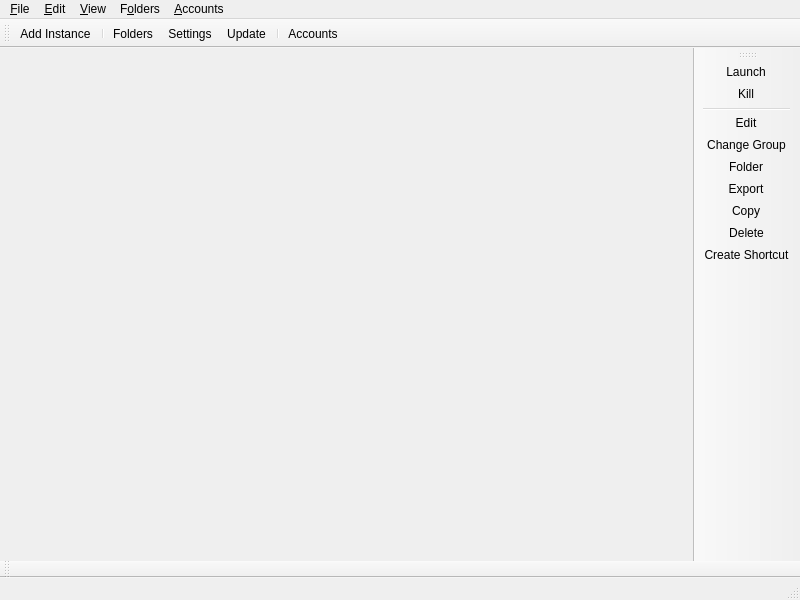
<?xml version="1.0" encoding="UTF-8"?>
<ui version="4.0">
 <class>MainWindow</class>
 <widget class="QMainWindow" name="MainWindow">
  <property name="geometry">
   <rect>
    <x>0</x>
    <y>0</y>
    <width>800</width>
    <height>600</height>
   </rect>
  </property>
  <widget class="QWidget" name="centralWidget">
   <layout class="QHBoxLayout" name="horizontalLayout">
    <property name="spacing">
     <number>0</number>
    </property>
    <property name="leftMargin">
     <number>0</number>
    </property>
    <property name="topMargin">
     <number>0</number>
    </property>
    <property name="rightMargin">
     <number>0</number>
    </property>
    <property name="bottomMargin">
     <number>0</number>
    </property>
   </layout>
  </widget>
  <widget class="QStatusBar" name="statusBar"/>
  <widget class="QToolBar" name="mainToolBar">
   <property name="windowTitle">
    <string>Main Toolbar</string>
   </property>
   <property name="allowedAreas">
    <set>Qt::BottomToolBarArea|Qt::TopToolBarArea</set>
   </property>
   <property name="toolButtonStyle">
    <enum>Qt::ToolButtonTextBesideIcon</enum>
   </property>
   <property name="floatable">
    <bool>false</bool>
   </property>
   <attribute name="toolBarArea">
    <enum>TopToolBarArea</enum>
   </attribute>
   <attribute name="toolBarBreak">
    <bool>false</bool>
   </attribute>
   <addaction name="actionAddInstance"/>
   <addaction name="separator"/>
   <addaction name="actionFoldersButton"/>
   <addaction name="actionSettings"/>
   <addaction name="actionCheckUpdate"/>
   <addaction name="separator"/>
   <addaction name="actionAccountsButton"/>
  </widget>
  <widget class="QToolBar" name="newsToolBar">
   <property name="windowTitle">
    <string>News Toolbar</string>
   </property>
   <property name="allowedAreas">
    <set>Qt::BottomToolBarArea|Qt::TopToolBarArea</set>
   </property>
   <property name="iconSize">
    <size>
     <width>16</width>
     <height>16</height>
    </size>
   </property>
   <property name="toolButtonStyle">
    <enum>Qt::ToolButtonTextBesideIcon</enum>
   </property>
   <property name="floatable">
    <bool>false</bool>
   </property>
   <attribute name="toolBarArea">
    <enum>BottomToolBarArea</enum>
   </attribute>
   <attribute name="toolBarBreak">
    <bool>false</bool>
   </attribute>
  </widget>
  <widget class="WideBar" name="instanceToolBar">
   <property name="windowTitle">
    <string>Instance Toolbar</string>
   </property>
   <property name="allowedAreas">
    <set>Qt::LeftToolBarArea|Qt::RightToolBarArea</set>
   </property>
   <property name="iconSize">
    <size>
     <width>16</width>
     <height>16</height>
    </size>
   </property>
   <property name="toolButtonStyle">
    <enum>Qt::ToolButtonTextBesideIcon</enum>
   </property>
   <property name="floatable">
    <bool>false</bool>
   </property>
   <property name="useDefaultAction" stdset="0">
    <bool>true</bool>
   </property>
   <attribute name="toolBarArea">
    <enum>RightToolBarArea</enum>
   </attribute>
   <attribute name="toolBarBreak">
    <bool>false</bool>
   </attribute>
   <addaction name="actionLaunchInstance"/>
   <addaction name="actionKillInstance"/>
   <addaction name="separator"/>
   <addaction name="actionEditInstance"/>
   <addaction name="actionChangeInstGroup"/>
   <addaction name="actionViewSelectedInstFolder"/>
   <addaction name="actionExportInstance"/>
   <addaction name="actionCopyInstance"/>
   <addaction name="actionDeleteInstance"/>
   <addaction name="actionCreateInstanceShortcut"/>
  </widget>
  <widget class="QMenuBar" name="menuBar">
   <property name="geometry">
    <rect>
     <x>0</x>
     <y>0</y>
     <width>800</width>
     <height>22</height>
    </rect>
   </property>
   <widget class="QMenu" name="fileMenu">
    <property name="title">
     <string>&amp;File</string>
    </property>
    <property name="toolTipsVisible">
     <bool>true</bool>
    </property>
    <addaction name="actionAddInstance"/>
    <addaction name="separator"/>
    <addaction name="actionLaunchInstance"/>
    <addaction name="actionKillInstance"/>
    <addaction name="separator"/>
    <addaction name="actionEditInstance"/>
    <addaction name="actionChangeInstGroup"/>
    <addaction name="actionViewSelectedInstFolder"/>
    <addaction name="actionExportInstance"/>
    <addaction name="actionCopyInstance"/>
    <addaction name="actionDeleteInstance"/>
    <addaction name="actionCreateInstanceShortcut"/>
    <addaction name="separator"/>
    <addaction name="actionSettings"/>
    <addaction name="actionCloseWindow"/>
   </widget>
   <widget class="QMenu" name="editMenu">
    <property name="title">
     <string>&amp;Edit</string>
    </property>
    <property name="toolTipsVisible">
     <bool>true</bool>
    </property>
    <addaction name="actionUndoTrashInstance"/>
   </widget>
   <widget class="QMenu" name="viewMenu">
    <property name="title">
     <string>&amp;View</string>
    </property>
    <property name="toolTipsVisible">
     <bool>true</bool>
    </property>
    <addaction name="actionChangeTheme"/>
    <addaction name="separator"/>
    <addaction name="actionToggleStatusBar"/>
    <addaction name="actionLockToolbars"/>
    <addaction name="separator"/>
   </widget>
   <widget class="QMenu" name="foldersMenu">
    <property name="title">
     <string>F&amp;olders</string>
    </property>
    <property name="toolTipsVisible">
     <bool>true</bool>
    </property>
    <addaction name="actionViewLauncherRootFolder"/>
    <addaction name="separator"/>
    <addaction name="actionViewInstanceFolder"/>
    <addaction name="actionViewCentralModsFolder"/>
    <addaction name="actionViewSkinsFolder"/>
    <addaction name="actionViewJavaFolder"/>
    <addaction name="separator"/>
    <addaction name="actionViewIconThemeFolder"/>
    <addaction name="actionViewWidgetThemeFolder"/>
    <addaction name="actionViewIconsFolder"/>
    <addaction name="separator"/>
    <addaction name="actionViewLogsFolder"/>
   </widget>
   <widget class="QMenu" name="accountsMenu">
    <property name="title">
     <string>&amp;Accounts</string>
    </property>
   </widget>
   <addaction name="fileMenu"/>
   <addaction name="editMenu"/>
   <addaction name="viewMenu"/>
   <addaction name="foldersMenu"/>
   <addaction name="accountsMenu"/>
  </widget>
  <action name="actionMoreNews">
   <property name="icon">
    <iconset theme="news"/>
   </property>
   <property name="text">
    <string>More News...</string>
   </property>
   <property name="toolTip">
    <string>Open the development blog to read more news about %1.</string>
   </property>
  </action>
  <action name="actionToggleStatusBar">
   <property name="checkable">
    <bool>true</bool>
   </property>
   <property name="text">
    <string>Status Bar</string>
   </property>
  </action>
  <action name="actionLockToolbars">
   <property name="checkable">
    <bool>true</bool>
   </property>
   <property name="text">
    <string>Lock Toolbars</string>
   </property>
  </action>
  <action name="actionUndoTrashInstance">
   <property name="enabled">
    <bool>false</bool>
   </property>
   <property name="text">
    <string>&amp;Undo Last Instance Deletion</string>
   </property>
  </action>
  <action name="actionAddInstance">
   <property name="icon">
    <iconset theme="new"/>
   </property>
   <property name="text">
    <string>Add Instanc&amp;e...</string>
   </property>
   <property name="toolTip">
    <string>Add a new instance.</string>
   </property>
  </action>
  <action name="actionCheckUpdate">
   <property name="icon">
    <iconset theme="checkupdate"/>
   </property>
   <property name="text">
    <string>&amp;Update...</string>
   </property>
   <property name="toolTip">
    <string>Check for new updates for %1.</string>
   </property>
   <property name="menuRole">
    <enum>QAction::ApplicationSpecificRole</enum>
   </property>
  </action>
  <action name="actionSettings">
   <property name="icon">
    <iconset theme="settings"/>
   </property>
   <property name="text">
    <string>Setti&amp;ngs...</string>
   </property>
   <property name="toolTip">
    <string>Change settings.</string>
   </property>
   <property name="menuRole">
    <enum>QAction::PreferencesRole</enum>
   </property>
  </action>
  <action name="actionManageAccounts">
   <property name="icon">
    <iconset theme="accounts"/>
   </property>
   <property name="text">
    <string>&amp;Manage Accounts...</string>
   </property>
  </action>
  <action name="actionLaunchInstance">
   <property name="icon">
    <iconset theme="launch"/>
   </property>
   <property name="text">
    <string>&amp;Launch</string>
   </property>
   <property name="toolTip">
    <string>Launch the selected instance.</string>
   </property>
  </action>
  <action name="actionKillInstance">
   <property name="icon">
    <iconset theme="status-bad"/>
   </property>
   <property name="text">
    <string>&amp;Kill</string>
   </property>
   <property name="toolTip">
    <string>Kill the running instance.</string>
   </property>
   <property name="shortcut">
    <string>Ctrl+K</string>
   </property>
  </action>
  <action name="actionRenameInstance">
   <property name="icon">
    <iconset theme="rename"/>
   </property>
   <property name="text">
    <string>Rename</string>
   </property>
   <property name="toolTip">
    <string>Rename the selected instance.</string>
   </property>
  </action>
  <action name="actionChangeInstGroup">
   <property name="icon">
    <iconset theme="tag"/>
   </property>
   <property name="text">
    <string>&amp;Change Group...</string>
   </property>
   <property name="toolTip">
    <string>Change the selected instance's group.</string>
   </property>
   <property name="shortcut">
    <string>Ctrl+G</string>
   </property>
  </action>
  <action name="actionChangeInstIcon">
   <property name="text">
    <string>Change Icon</string>
   </property>
   <property name="toolTip">
    <string>Change the selected instance's icon.</string>
   </property>
  </action>
  <action name="actionEditInstance">
   <property name="icon">
    <iconset theme="settings"/>
   </property>
   <property name="text">
    <string>&amp;Edit...</string>
   </property>
   <property name="toolTip">
    <string>Change the instance settings, mods and versions.</string>
   </property>
   <property name="shortcut">
    <string>Ctrl+I</string>
   </property>
  </action>
  <action name="actionViewSelectedInstFolder">
   <property name="icon">
    <iconset theme="viewfolder"/>
   </property>
   <property name="text">
    <string>&amp;Folder</string>
   </property>
   <property name="toolTip">
    <string>Open the selected instance's root folder in a file browser.</string>
   </property>
  </action>
  <action name="actionDeleteInstance">
   <property name="icon">
    <iconset theme="delete"/>
   </property>
   <property name="text">
    <string>Dele&amp;te</string>
   </property>
   <property name="toolTip">
    <string>Delete the selected instance.</string>
   </property>
   <property name="autoRepeat">
    <bool>false</bool>
   </property>
  </action>
  <action name="actionCopyInstance">
   <property name="icon">
    <iconset theme="copy"/>
   </property>
   <property name="text">
    <string>Cop&amp;y...</string>
   </property>
   <property name="toolTip">
    <string>Copy the selected instance.</string>
   </property>
   <property name="shortcut">
    <string>Ctrl+D</string>
   </property>
  </action>
  <action name="actionExportInstance">
   <property name="icon">
    <iconset theme="export"/>
   </property>
   <property name="text">
    <string>E&amp;xport...</string>
   </property>
   <property name="toolTip">
    <string>Export the selected instance to supported formats.</string>
   </property>
  </action>
  <action name="actionExportInstanceZip">
   <property name="icon">
    <iconset theme="launcher"/>
   </property>
   <property name="text">
     <string>XylarJava (zip)</string>
   </property>
  </action>
  <action name="actionExportInstanceMrPack">
   <property name="icon">
    <iconset theme="modrinth"/>
   </property>
   <property name="text">
    <string>Modrinth (mrpack)</string>
   </property>
  </action>
  <action name="actionExportInstanceFlamePack">
   <property name="icon">
    <iconset theme="flame"/>
   </property>
   <property name="text">
    <string>CurseForge (zip)</string>
   </property>
  </action>
  <action name="actionCreateInstanceShortcut">
   <property name="icon">
    <iconset theme="shortcut"/>
   </property>
   <property name="text">
    <string>Create Shortcut</string>
   </property>
   <property name="toolTip">
    <string>Creates a shortcut on a selected folder to launch the selected instance.</string>
   </property>
  </action>
  <action name="actionNoAccountsAdded">
   <property name="icon">
    <iconset theme="noaccount"/>
   </property>
   <property name="text">
    <string>No accounts added!</string>
   </property>
  </action>
  <action name="actionNoDefaultAccount">
   <property name="checkable">
    <bool>true</bool>
   </property>
   <property name="icon">
    <iconset theme="noaccount"/>
   </property>
   <property name="text">
    <string>No Default Account</string>
   </property>
   <property name="shortcut">
    <string>Ctrl+0</string>
   </property>
  </action>
  <action name="actionCloseWindow">
   <property name="icon">
    <iconset theme="status-bad"/>
   </property>
   <property name="text">
    <string>Close &amp;Window</string>
   </property>
   <property name="toolTip">
    <string>Close the current window</string>
   </property>
   <property name="menuRole">
    <enum>QAction::QuitRole</enum>
   </property>
  </action>
  <action name="actionViewInstanceFolder">
   <property name="icon">
    <iconset theme="viewfolder"/>
   </property>
   <property name="text">
    <string>&amp;Instances</string>
   </property>
   <property name="toolTip">
    <string>Open the instances folder in a file browser.</string>
   </property>
  </action>
  <action name="actionViewLauncherRootFolder">
   <property name="icon">
    <iconset theme="viewfolder"/>
   </property>
   <property name="text">
    <string>Launcher &amp;Root</string>
   </property>
   <property name="toolTip">
    <string>Open the launcher's root folder in a file browser.</string>
   </property>
  </action>
  <action name="actionViewCentralModsFolder">
   <property name="icon">
    <iconset theme="centralmods"/>
   </property>
   <property name="text">
    <string>&amp;Central Mods</string>
   </property>
   <property name="toolTip">
    <string>Open the central mods folder in a file browser.</string>
   </property>
  </action>
  <action name="actionViewSkinsFolder">
   <property name="icon">
    <iconset theme="viewfolder"/>
   </property>
   <property name="text">
    <string>&amp;Skins</string>
   </property>
   <property name="toolTip">
    <string>Open the skins folder in a file browser.</string>
   </property>
  </action>
  <action name="actionViewIconsFolder">
   <property name="icon">
    <iconset theme="viewfolder"/>
   </property>
   <property name="text">
    <string>Instance Icons</string>
   </property>
   <property name="toolTip">
    <string>Open the instance icons folder in a file browser.</string>
   </property>
  </action>
  <action name="actionViewLogsFolder">
   <property name="icon">
    <iconset theme="viewfolder"/>
   </property>
   <property name="text">
    <string>Logs</string>
   </property>
   <property name="toolTip">
    <string>Open the logs folder in a file browser.</string>
   </property>
  </action>
  <action name="actionChangeTheme">
   <property name="text">
    <string>Themes</string>
   </property>
  </action>
  <action name="actionReportBug">
   <property name="icon">
    <iconset theme="bug"/>
   </property>
   <property name="text">
    <string>Report a Bug or Suggest a Feature</string>
   </property>
   <property name="toolTip">
    <string>Open the bug tracker to report a bug with %1.</string>
   </property>
  </action>
  <action name="actionDISCORD">
   <property name="icon">
    <iconset theme="discord"/>
   </property>
   <property name="text">
    <string>&amp;Discord Guild</string>
   </property>
   <property name="toolTip">
    <string>Open %1 Discord guild.</string>
   </property>
  </action>
  <action name="actionMATRIX">
   <property name="icon">
    <iconset theme="matrix"/>
   </property>
   <property name="text">
    <string>&amp;Matrix Space</string>
   </property>
   <property name="toolTip">
    <string>Open %1 Matrix space.</string>
   </property>
  </action>
  <action name="actionREDDIT">
   <property name="icon">
    <iconset theme="reddit-alien"/>
   </property>
   <property name="text">
    <string>Sub&amp;reddit</string>
   </property>
   <property name="toolTip">
    <string>Open %1 subreddit.</string>
   </property>
  </action>
  <action name="actionAbout">
   <property name="icon">
    <iconset theme="about"/>
   </property>
   <property name="text">
    <string>&amp;About %1</string>
   </property>
   <property name="toolTip">
    <string>View information about %1.</string>
   </property>
   <property name="menuRole">
    <enum>QAction::AboutRole</enum>
   </property>
  </action>
  <action name="actionClearMetadata">
   <property name="icon">
    <iconset theme="refresh"/>
   </property>
   <property name="text">
    <string>&amp;Clear Metadata Cache</string>
   </property>
   <property name="toolTip">
    <string>Clear cached metadata</string>
   </property>
  </action>
  <action name="actionViewLog">
   <property name="icon">
    <iconset theme="log">
     <normaloff>.</normaloff>.</iconset>
   </property>
   <property name="text">
    <string>View logs</string>
   </property>
   <property name="toolTip">
    <string>View current and previous launcher logs</string>
   </property>
  </action>
  <action name="actionAddToPATH">
   <property name="icon">
    <iconset theme="custom-commands"/>
   </property>
   <property name="text">
    <string>Install to &amp;PATH</string>
   </property>
   <property name="toolTip">
    <string>Install a %1 symlink to /usr/local/bin</string>
   </property>
  </action>
  <action name="actionFoldersButton">
   <property name="icon">
    <iconset theme="viewfolder"/>
   </property>
   <property name="text">
    <string>Folders</string>
   </property>
   <property name="toolTip">
    <string>Open one of the folders shared between instances.</string>
   </property>
  </action>
  <action name="actionAccountsButton">
   <property name="icon">
    <iconset theme="noaccount"/>
   </property>
   <property name="text">
    <string>Accounts</string>
   </property>
  </action>
  <action name="actionOpenWiki">
   <property name="icon">
    <iconset theme="help"/>
   </property>
   <property name="text">
    <string>%1 &amp;Wiki</string>
   </property>
   <property name="toolTip">
    <string>Open the %1 wiki</string>
   </property>
  </action>
  <action name="actionViewWidgetThemeFolder">
   <property name="icon">
    <iconset theme="viewfolder"/>
   </property>
   <property name="text">
    <string>&amp;Widget Themes</string>
   </property>
   <property name="toolTip">
    <string>Open the widget themes folder in a file browser.</string>
   </property>
  </action>
  <action name="actionViewIconThemeFolder">
   <property name="icon">
    <iconset theme="viewfolder"/>
   </property>
   <property name="text">
    <string>I&amp;con Theme</string>
   </property>
   <property name="toolTip">
    <string>Open the icon theme folder in a file browser.</string>
   </property>
  </action>
  <action name="actionViewJavaFolder">
   <property name="icon">
    <iconset theme="viewfolder"/>
   </property>
   <property name="text">
    <string>Java</string>
   </property>
   <property name="toolTip">
    <string>Open the Java folder in a file browser. Only available if the built-in Java downloader is used.</string>
   </property>
  </action>
 </widget>
 <customwidgets>
  <customwidget>
   <class>WideBar</class>
   <extends>QToolBar</extends>
   <header>ui/widgets/WideBar.h</header>
  </customwidget>
 </customwidgets>
 <resources/>
 <connections/>
</ui>
